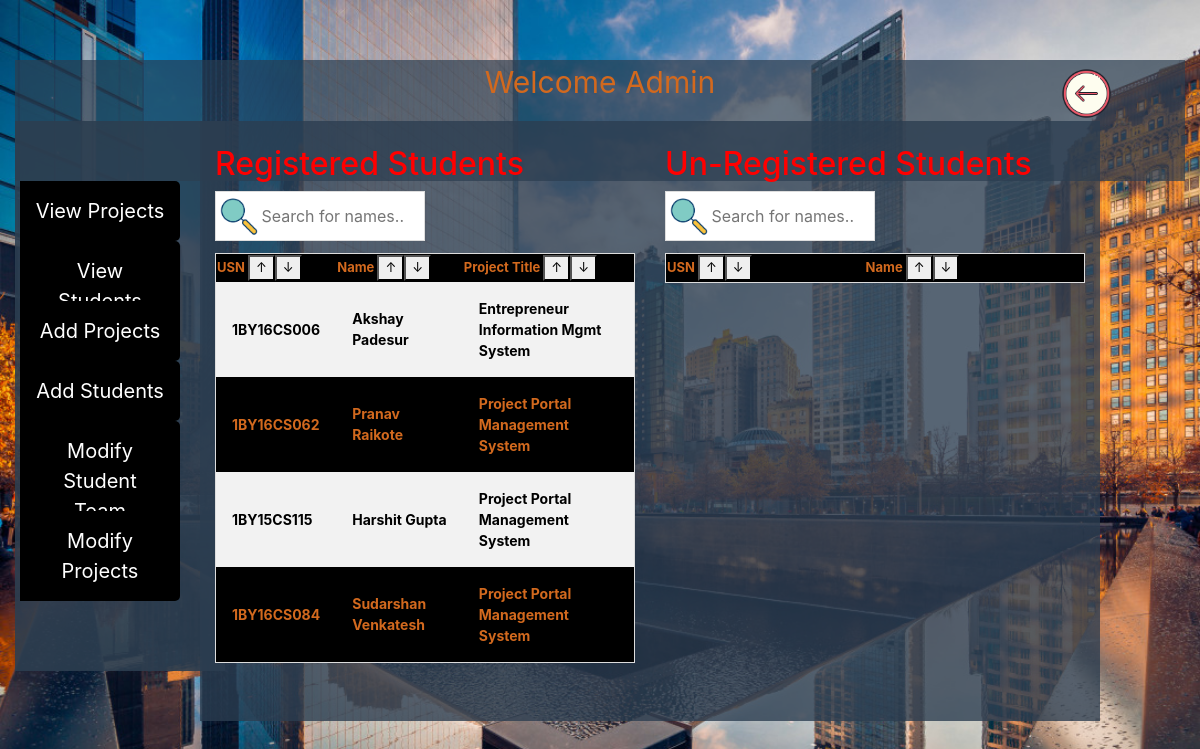
Page /modules/adminViews/viewStudents.php (signed in) on the committed database.
### tables this page shows
CREATE TABLE `student` (
  `usn` varchar(10) NOT NULL,
  `name` varchar(25) NOT NULL,
  `email` varchar(25) DEFAULT NULL
);

CREATE TABLE `projects` (
  `project_id` int(11) NOT NULL,
  `project_name` varchar(45) NOT NULL,
  `subject_code` varchar(10) NOT NULL
);

### modules/adminViews/viewStudents.php (the view, shortened to what this page needs)
<!DOCTYPE html>
<html>
    <head>
        <link rel="stylesheet" type="text/css" href="../../css/admin_dash.css">
        <link rel="stylesheet" type="text/css" href="../../css/bootstrap.min.css">
        <link rel="stylesheet" type="text/css" href="../../css/bootstrap-table.css">
        <link rel="stylesheet" type="text/css" href="../../css/viewforadmin.css">
    </head>
    <body>
        <div class="container-fluid">
            <div class="row">
                    <div class="col-md-12">
                            <div class ="container_cust"><p>Welcome Admin <a class="a1" href="../login.php"><img style="width:67px;height:67px;" src="../../img/back.png"></a></p></div>
                    </div>
            </div>
            <div class="row">
                <div class="col-md-2">
                    <div class="container_2">
                        <div id="mySidenav" class="sidenav">
                            <a href="viewProjects.php" id="side1">View Projects</a>
                            <a href="#" id="side2">View Students</a>
                            <a href="addprojects.php" id="side3">Add Projects</a>
                            <a href="addStudents.php" id="side4">Add Students</a>
                            <a href="modifyStudentTeam.php" id="side5">Modify Student Team</a>
                            <a href="modifyProjects.php" id="side6">Modify Projects</a>
                        </div>
                    </div>
                </div>
                <div class="col-md-9" style="background-color: rgba(44, 62, 80,0.79); height:600px;">
                    <div class="row">
                        <div class="col-md-6">
                            <br>
                            <h2 style="color:red;">Registered Students</h2>
                            <input type="text" id="myInput_1" onkeyup="myFunction(this.id,'myTable_1')" placeholder="Search for names.." >
                            <div class="scrollit">
                                <table id="myTable_1">
                                    <tr>
                                        <th>USN <button onclick="sortTable_0('myTable_1')">↑</button><button onclick="sortRTable_0('myTable_1')">↓</button></th>
                                        <th>Name <button onclick="sortTable_1('myTable_1')">↑</button><button onclick="sortRTable_1('myTable_1')">↓</button> </th>
                                        <th>Project Title <button onclick="sortTable_2('myTable_1')">↑</button><button onclick="sortRTable_2('myTable_1')">↓</button></th>
                                    </tr>
                                    <?php
                                        $host = "localhost";
                                        $user="root";
                                        $password="";
                                        $db="demo";
                                        $conn = mysqli_connect($host,$user,$password,$db);
                                        $sql = "SELECT s.usn,s.name,p.project_name from student s,projects p,works_on w where w.usn=s.usn and w.project_id = p.project_id order by p.project_name";
                                        $result = $conn->query($sql);
                                        while($row = $result->fetch_assoc()) {
                                            echo "<tr><td>".$row["usn"]."</td><td>".$row["name"]."</td><td>".$row["project_name"]."</td></tr>";
                                        }
                                    ?>
                                </table>
                            </div>
                        </div>
                        <div class="col-md-6">
                        <br>
                            <h2 style="color:red;">Un-Registered Students</h2>
                            <input type="text" id="myInput_2" onkeyup="myFunction(this.id,'myTable_2')" placeholder="Search for names..">
                            <div class="scrollit">
                                <table id="myTable_2">
                                    <tr>
                                    <th>USN <button onclick="sortTable_0('myTable_2')">↑</button><button onclick="sortRTable_0('myTable_2')">↓</button> </th>
                                    <th>Name <button onclick="sortTable_1('myTable_2')">↑</button><button onclick="sortRTable_1('myTable_2')">↓</button> </th>
                                    </tr>
                                </table>
                            </div>
                        </div>
                    </div>
                </div>
            </div>
        </div>
    </body>
</html>

### css/admin_dash.css (style rules this page uses)
body { margin: 0 auto; background-image: url("../img/loginpic.jpg"); background-repeat: no-repeat; background-size: 100% 720px; background-size: cover; font-family: 'Nunito', sans-serif; font-weight: 600; }
.container_cust { width: 100%; height: 100%; font-size: 30px; color:chocolate; text-align: center; margin: 0 auto; background-color: rgba(44, 62, 80,0.7); margin-top: 60px; }
.container_2 { width: 210px; height: 550px; font-size: 30px; color:chocolate; left: 0px; top:50px; text-align: center; background-color: rgba(44, 62, 80,0.89); }
#mySidenav a { position: absolute; left: 20px; transition: 0.3s; padding: 15px; width: 160px; text-decoration: none; font-size: 20px; color: white; border-radius: 0 5px 5px 0; }
#side1 { top: 60px; width: 200px; color: darkgoldenrod; background-color: black; }
#side2 { top: 120px; color: darkgoldenrod; background-color: black; }
#side3 { top: 180px; color: darkgoldenrod; background-color:black; }
#side4 { top: 240px; color: darkgoldenrod; background-color: black; }
#side5 { top: 300px; color: darkgoldenrod; background-color: black; }
#side6 { top: 390px; color: darkgoldenrod; background-color:black; }

### css/viewforadmin.css (style rules this page uses)
table { border-spacing: 0; width: 100%; border: 1px solid #ddd; background-color: black; color: chocolate; font-size: 13px; }
.a1 { position: absolute; right: 80px; }
#myInput_1 { background-image: url('../img/searchicon.png'); background-position: left top; background-repeat: no-repeat; background-size: contain; width: 50%; display: inline-block; text-align: right; font-size: 16px; padding: 12px 20px 12px 40px; border: 1px solid #ddd; margin-bottom: 12px; }
#myInput_2 { background-image: url('../img/searchicon.png'); background-position: left top; background-repeat: no-repeat; background-size: contain; width: 50%; display: inline-block; text-align: right; font-size: 16px; padding: 12px 20px 12px 40px; border: 1px solid #ddd; margin-bottom: 12px; }
td { text-align: left; padding: 16px; font-size: 14px; font-weight: 700; }
tr:nth-child(even) { background-color: #f2f2f2; color:black; }
.scrollit { overflow:scroll; height:470px; }

### rows in the picture
student: usn "1BY16CS006", name "Akshay Padesur", projects.project_name "Entrepreneur Information Mgmt System"
student: usn "1BY16CS062", name "Pranav Raikote", projects.project_name "Project Portal Management System"
student: usn "1BY15CS115", name "Harshit Gupta", projects.project_name "Project Portal Management System"
student: usn "1BY16CS084", name "Sudarshan Venkatesh", projects.project_name "Project Portal Management System"
